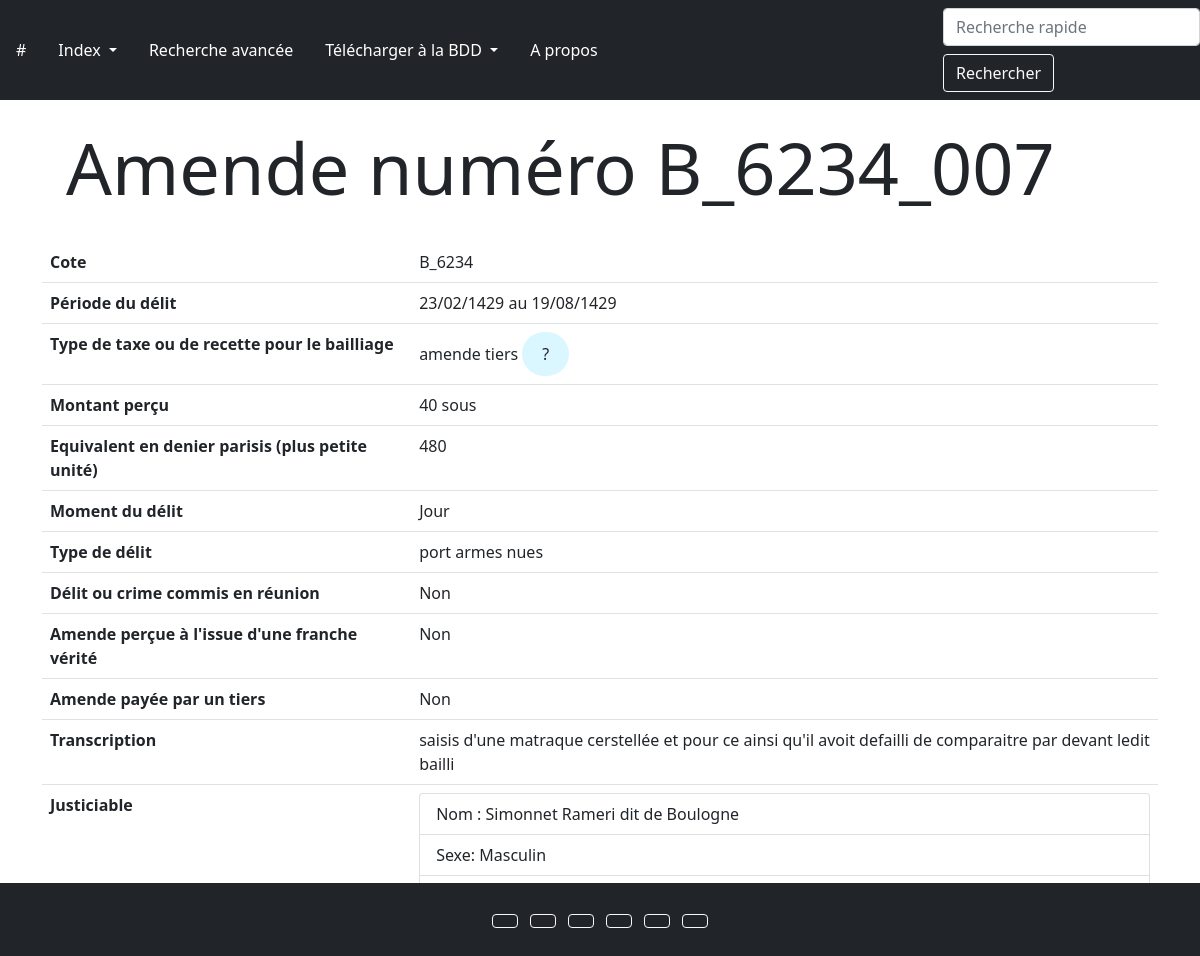
Page /amende/B_6234_007 on the committed database.
### app/modeles/data.py (models this page shows, shortened)
class Amendes(db.Model):
    identifiant = db.Column(db.Integer, primary_key=True, unique=True, nullable=False)
    cote = db.Column(db.Text)
    date = db.Column(db.Text)
    typeTaxe = db.Column(db.Text)
    sexe = db.Column(db.Text)
    montant = db.Column(db.Text)
    parisis = db.Column(db.Integer)
    moment = db.Column(db.Text)
    typeDelit = db.Column(db.Text)
    reunion = db.Column(db.Text)
    franchesVerites = db.Column(db.Text)
    tiers = db.Column(db.Text)
    id_personne = db.Column(db.Integer, db.ForeignKey('justiciables.id_personne'), nullable=False)
    transcription = db.Column(db.Text)
    justiciable = db.relationship("Justiciables", back_populates="amendes")

class Justiciables(db.Model):
    id_personne = db.Column(db.Integer, primary_key=True, unique=True, nullable=False)
    nom = db.Column(db.Text)
    sexe = db.Column(db.Text)
    amendes = db.relationship("Amendes", back_populates="justiciable")

### app/routes/generic.py (the view)
@app.route("/amende/<identifiant>")
def amende(identifiant):
    amende_unique = Amendes.query.filter(Amendes.identifiant == identifiant).first()
    return render_template("pages/amende.html", amende=amende_unique)

### app/templates/pages/amende.html (shortened to what this page needs)
{% extends "container.html" %}
{% block corps %}
<h1 class="display-2 p-4">Amende numéro {{amende.identifiant}}</h1>
<table class="table">
    <tbody>
        <tr>
            <th scope="row">Cote</th>
            <td>{{amende.cote}}</td>
        </tr>
        <tr>
            <th scope="row">Période du délit</th>
            <td>{{amende.date}}</td>
        </tr>
        <tr>
            <th scope="row">Type de taxe ou de recette pour le bailliage</th>
            <td>{{amende.typeTaxe}}
                <span class="popover-btn" onclick="togglePopover()">?</span>
            </td>
        </tr>
        <tr>
            <th scope="row">Montant perçu</th>
            <td>{{amende.montant}}</td>
        </tr>
        <tr>
            <th scope="row">Equivalent en denier parisis (plus petite unité)</th>
            <td>{{amende.parisis}}</td>
        </tr>
        <tr>
            <th scope="row">Moment du délit</th>
            <td>{{amende.moment}}</td>
        </tr>
        <tr>
            <th scope="row">Type de délit</th>
            <td>{{amende.typeDelit}}</td>
        </tr>
        <tr>
            <th scope="row">Délit ou crime commis en réunion</th>
            <td>{{amende.reunion}}</td>
        </tr>
        <tr>
            <th scope="row">Amende perçue à l'issue d'une franche vérité</th>
            <td>{{amende.franchesVerites}}</td>
        </tr>
        <tr>
            <th scope="row">Amende payée par un tiers</th>
            <td>{{amende.tiers}}</td>
        </tr>
        <tr>
            <th scope="row">Transcription</th>
            <td>{{amende.transcription}}</td>
        </tr>
        <tr>
            <th scope="row">Justiciable</th>
            <td>
                <ul class="list-group">
                    <li class="list-group-item">Nom : {{amende.justiciable.nom}}</li>
                    <li class="list-group-item">Sexe: {{amende.justiciable.sexe}}</li>
                    <li class="list-group-item">Lien: <a class="btn btn-primary" href="{{url_for('justiciable', id_personne=amende.id_personne)}}">cliquez ici</a></li>
                </ul>
            </td>
        </tr>
    </tbody>
</table>
{% endblock %}

### app/templates/container.html (style rules this page uses)
.popover-btn { display: inline-block; padding: 10px 20px; border-radius: 25px; cursor: pointer; background-color: #daf6ff; }

### rows in the picture
Amendes: identifiant "B_6234_007", cote "B_6234", date "23/02/1429 au 19/08/1429", typeTaxe "amende tiers", montant "40 sous", moment "Jour", typeDelit "port armes nues", transcription "saisis d'une matraque cerstellée et pour ce ainsi qu'il avoit defailli de comparaitre par devant ledit bailli"
Justiciables: justiciable.nom "Simonnet Rameri dit de Boulogne"

### other values in the picture
{{ amende.parisis }} "480"
{{ amende.reunion }} "Non"
{{ amende.franchesVerites }} "Non"
{{ amende.tiers }} "Non"
{{ amende.justiciable.sexe }} "Masculin"
